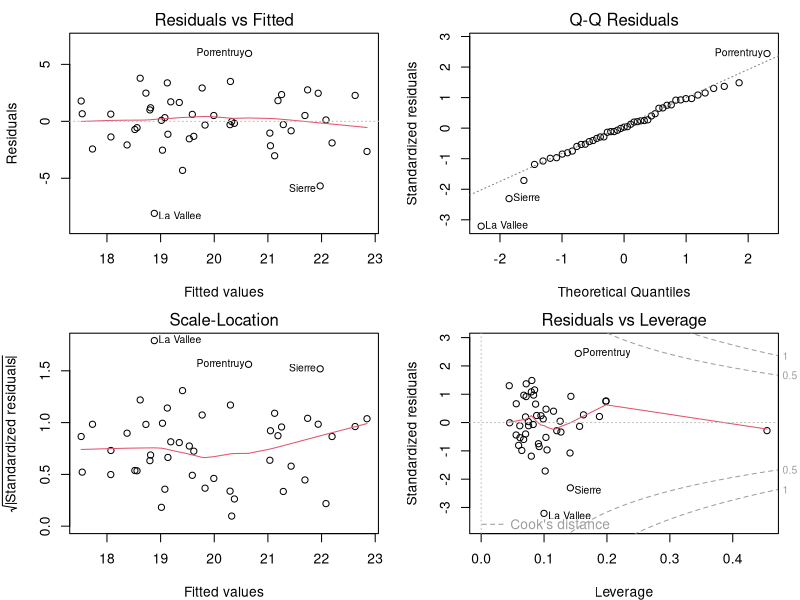
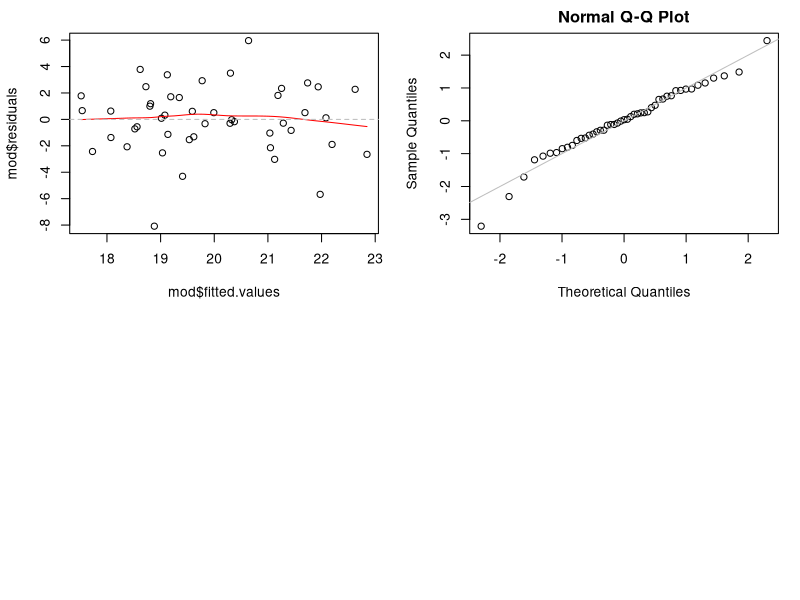

Here is the R script that generated these plots, in order:
#' ---
#' title: "Demo: Model Evaluation and Comparison"
#' subtitle: "NIHES BST02"
#' author: "Nicole Erler, Department of Biostatistics, Erasmus Medical Center"
#' date: "`r Sys.setenv(LANG = 'en_US.UTF-8'); format(Sys.Date(), '%d %B %Y')`"
#' output: 
#'   html_document:
#'     toc: true
#'     toc_float:
#'       collapsed: false
#' ---

#+  echo = FALSE
# This is not part of the demo. 
# It just allows the output to be wider (to make the html look nicer)
options(width = 105)


# ------------------------------------------------------------------------------

#' ## Evaluating linear regression models
mod <- lm(Infant.Mortality ~ Fertility + Agriculture + Education + Catholic,
          data = swiss)

#' To evaluate how well the model fits the data we can check the diagnostic 
#' plots that are obtained when plotting the model:
#+ fig.width  = 8, fig.height = 6
par(mfrow = c(2, 2), mar = c(4, 4.2, 2, 1.3)) # graphical settings
plot(mod)

#' We can re-create some of these plots ourselves.

#' Residuals and fitted values can be obtained from a linear regression model in two ways:
mod$residuals
residuals(mod)

mod$fitted.values
fitted(mod) # also: fitted.values(mod)

scatter.smooth(mod$fitted.values, mod$residuals, lpars = list(col = 'red'))
abline(h = 0, lty = 2, col = 'grey')

#' #### QQ-plot
#' To create a normal QQ-plot we plot the quantiles of the standardized 
#' residuals against the quantiles of a normal distribution:
qqnorm(rstandard(mod))
abline(a = 0, b = 1, lty = 1, col = 'grey')




#' ### Comparing Models
#' To check if `education` is needed in the model, we can use a likelihood ratio
#' test to compare the models with and without `education`.
#' This is implemented in the function `anova()`.
mod2 <- glm(case ~ age + education + spontaneous, data = infert, family = binomial())
summary(mod2)


#' To re-fit the model with a small change, the function `update()` is useful:
mod2b <- update(mod2, formula = . ~ . - education)

anova(mod2, mod2b, test = "LRT")

#' To compare non-nested models (where one model is not a special case of the
#' other model) we can use the `AIC()` or `BIC()`:

mod3 <- update(mod2b, formula = . ~ . - age + induced)

AIC(mod3, mod2b)

